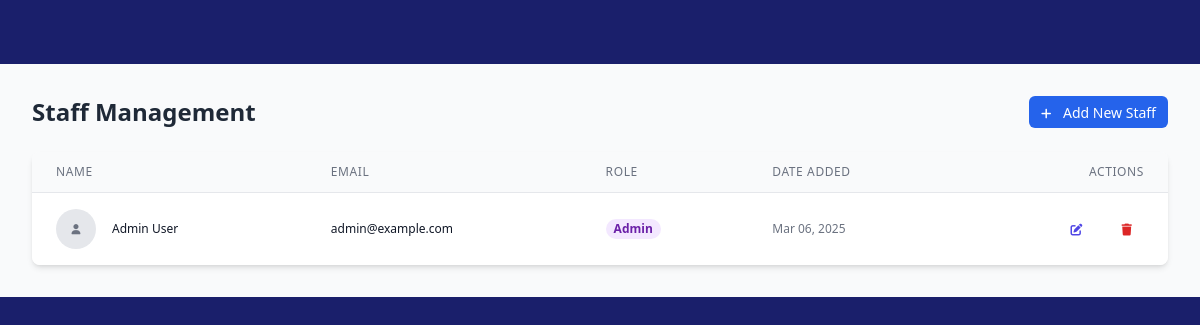
The page /admin/staff_management.php (signed in) on the database as committed earlier.
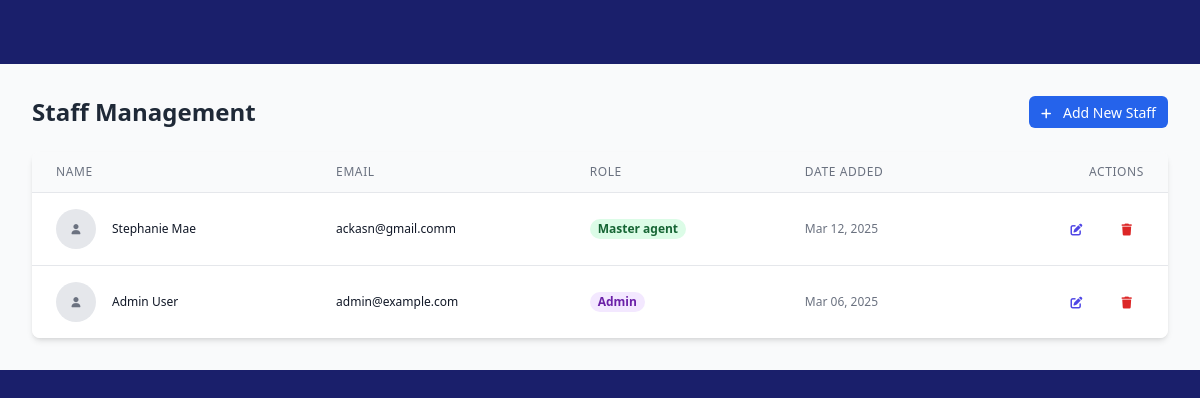
The same page on the database as committed later.
### tables this page shows
CREATE TABLE `staff_members` (
  `id` int(11) NOT NULL,
  `name` varchar(255) NOT NULL,
  `password` varchar(255) NOT NULL,
  `email` varchar(255) NOT NULL,
  `role` enum('admin','master_agent','agent') NOT NULL,
  `created_at` timestamp NOT NULL DEFAULT current_timestamp(),
  `updated_at` timestamp NOT NULL DEFAULT current_timestamp() ON UPDATE current_timestamp()
);

### admin/staff_management.php (the view, shortened to what this page needs)
<?php
$edit_input = [];
$mysqli = db_connect();
$sql = "SELECT id, name, email, role, created_at FROM staff_members WHERE id != ? ORDER BY created_at DESC";
$stmt = $mysqli->prepare($sql);
$stmt->bind_param("i", $_SESSION['user_id']);
$stmt->execute();
$result = $stmt->get_result();
$staff_members = $result->fetch_all(MYSQLI_ASSOC);
?>
<!DOCTYPE html>
<html lang="en">
<head>
    <script src="https://cdn.tailwindcss.com"></script>
    <link rel="stylesheet" href="https://cdnjs.cloudflare.com/ajax/libs/font-awesome/6.4.0/css/all.min.css">
    <link rel="stylesheet" href="assets/css/dashboard.css">
</head>
<div x-data="{
    showModal: <?php echo isset($_GET['show_modal']) ? 'true' : 'false'; ?>,
    showEditModal: <?php echo isset($_SESSION['edit_error']) ? 'true' : 'false'; ?>,
    editUserId: <?php echo isset($edit_input['id']) ? $edit_input['id'] : 'null'; ?>,
    editName: '<?php echo isset($edit_input['name']) ? addslashes($edit_input['name']) : ''; ?>',
    editEmail: '<?php echo isset($edit_input['email']) ? addslashes($edit_input['email']) : ''; ?>',
    editRole: '<?php echo isset($edit_input['role']) ? addslashes($edit_input['role']) : ''; ?>',
    editSuccess: <?php echo isset($_GET['edit_success']) ? 'true' : 'false'; ?>,
    editedUser: '<?php echo isset($_GET['user']) ? htmlspecialchars($_GET['user']) : ''; ?>'
}" x-init="() => {
    <?php if (isset($_SESSION['edit_error'])): ?>
    // Clear the session flag
    <?php unset($_SESSION['edit_error']); ?>
    <?php endif; ?>
}">
    <div class="flex pt-16">
        <main class="flex-1 p-8 bg-gray-50" :class="{ 'blur-sm': showModal || showEditModal }">
            <div class="max-w-6xl mx-auto">
                <div class="flex justify-between items-center mb-6">
                    <h1 class="text-2xl font-bold text-gray-800">Staff Management</h1>
                    <button @click="showModal = true"
                        class="px-4 py-2 bg-blue-600 text-white rounded-md hover:bg-blue-700 focus:outline-none focus:ring-2 focus:ring-blue-500">
                        <i class="fas fa-plus mr-2"></i> Add New Staff
                    </button>
                </div>
                <div class="bg-white shadow-md rounded-lg overflow-hidden">
                    <table class="min-w-full divide-y divide-gray-200">
                        <thead class="bg-gray-50">
                            <tr>
                                <th scope="col"
                                    class="px-6 py-3 text-left text-xs font-medium text-gray-500 uppercase tracking-wider">
                                    Name</th>
                                <th scope="col"
                                    class="px-6 py-3 text-left text-xs font-medium text-gray-500 uppercase tracking-wider">
                                    Email</th>
                                <th scope="col"
                                    class="px-6 py-3 text-left text-xs font-medium text-gray-500 uppercase tracking-wider">
                                    Role</th>
                                <th scope="col"
                                    class="px-6 py-3 text-left text-xs font-medium text-gray-500 uppercase tracking-wider">
                                    Date Added</th>
                                <th scope="col"
                                    class="px-6 py-3 text-right text-xs font-medium text-gray-500 uppercase tracking-wider">
                                    Actions</th>
                            </tr>
                        </thead>
                        <tbody class="bg-white divide-y divide-gray-200">
                            <?php if (count($staff_members) > 0): ?>
                                <?php foreach ($staff_members as $staff): ?>
                                    <tr>
                                        <td class="px-6 py-4 whitespace-nowrap">
                                            <div class="flex items-center">
                                                <div class="flex-shrink-0 h-10 w-10">
                                                    <div
                                                        class="h-10 w-10 rounded-full bg-gray-200 flex items-center justify-center">
                                                        <i class="fas fa-user text-gray-500"></i>
                                                    </div>
                                                </div>
                                                <div class="ml-4">
                                                    <div class="text-sm font-medium text-gray-900">
                                                        <?php echo htmlspecialchars($staff['name']); ?>
                                                    </div>
                                                </div>
                                            </div>
                                        </td>
                                        <td class="px-6 py-4 whitespace-nowrap">
                                            <div class="text-sm text-gray-900">
                                                <?php echo htmlspecialchars($staff['email']); ?>
                                            </div>
                                        </td>
                                        <td class="px-6 py-4 whitespace-nowrap">
                                            <span class="px-2 inline-flex text-xs leading-5 font-semibold rounded-full
                                                <?php
                                                if ($staff['role'] == 'admin')
                                                    echo 'bg-purple-100 text-purple-800';
                                                elseif ($staff['role'] == 'master_agent')
                                                    echo 'bg-green-100 text-green-800';
                                                else
                                                    echo 'bg-blue-100 text-blue-800';
                                                ?>">
                                                <?php echo ucfirst(str_replace('_', ' ', htmlspecialchars($staff['role']))); ?>
                                            </span>
                                        </td>
                                        <td class="px-6 py-4 whitespace-nowrap text-sm text-gray-500">
                                            <?php echo date('M d, Y', strtotime($staff['created_at'])); ?>
                                        </td>
                                        <td class="px-6 py-4 whitespace-nowrap text-right text-sm font-medium">
                                            <button @click="
    showEditModal = true;
    editUserId = <?php echo $staff['id']; ?>;
    editName = '<?php echo addslashes(htmlspecialchars($staff['name'])); ?>';
    editEmail = '<?php echo addslashes(htmlspecialchars($staff['email'])); ?>';
    editRole = '<?php echo addslashes(htmlspecialchars($staff['role'])); ?>';
    $nextTick(() => {
        document.getElementById('edit_name').value = editName;
        document.getElementById('edit_email').value = editEmail;
        document.getElementById('edit_role').value = editRole;
    });" class="text-indigo-600 hover:text-indigo-900 mr-3 bg-transparent border-none cursor-pointer focus:outline-none">
                                                <i class="fas fa-edit"></i>
                                            </button>
                                            <div x-data="{ showConfirm: false }" class="inline-block">
                                                <button @click="showConfirm = true" class="text-red-600 hover:text-red-900">
                                                    <i class="fas fa-trash"></i>
                                                </button>
                                            </div>
                                        </td>
                                    </tr>
                                <?php endforeach; ?>
                            <?php endif; ?>
                        </tbody>
                    </table>
                </div>
            </div>
        </main>
    </div>
</div>
</html>

### assets/css/dashboard.css (style rules this page uses)
button, select, input { font-size: 0.875rem !important; padding: 0.35rem 0.75rem !important; }
.px-4 { padding-left: 0.75rem !important; padding-right: 0.75rem !important; }
.py-2 { padding-top: 0.35rem !important; padding-bottom: 0.35rem !important; }
.fa, .fas, .far, .fab { font-size: 0.85em !important; }
.text-sm { font-size: 0.75rem !important; }
button i { vertical-align: middle; }

Rows that differ between the two databases and show on the page:
added staff_members: name "Stephanie Mae", email "ackasn@gmail.comm", role "Master agent", created_at "Mar 12, 2025"
